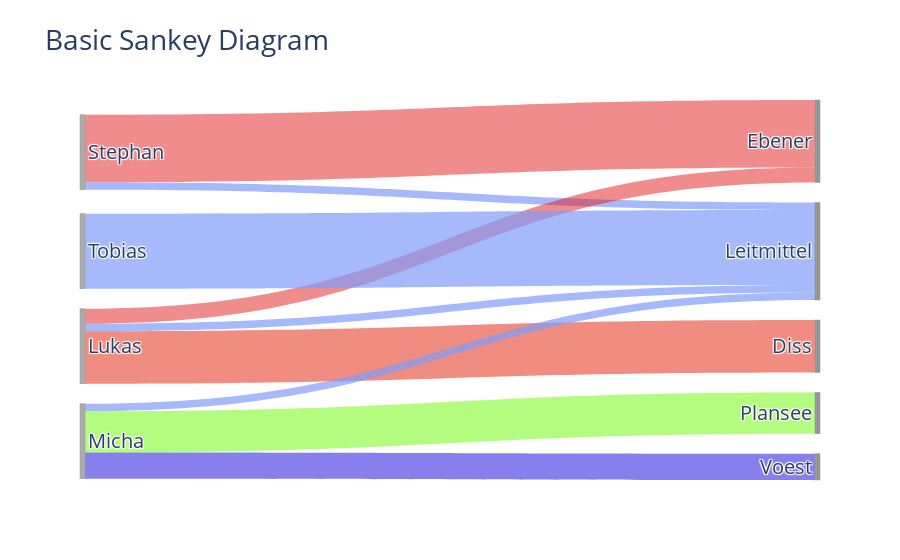

Notebook cell for this chart:
### Code cell
import plotly.graph_objects as go

fig = go.Figure(data=[go.Sankey(
    arrangement = "snap", # other alternatives: freeform, perpendicular
    node = dict(
      pad = 20,
      thickness = 5,
      line = dict(color = "#969595", width = 0.5),
      label = NAMES + PROJECTS,
      color = ["#adacac"]*len(NAMES) + ["#969595"]*len(PROJECTS),
    ),
    link = dict(
        source = sources,
        target = targets,
        value = values,
        color = colors,
  ))])

fig.update_layout(title_text="Basic Sankey Diagram", font_size=20)
fig.show()

### Figure 1 — Plotly figure (JSON) as saved in the notebook; plotly's stock layout.template omitted (floating-point values rounded to 4 significant figures)
{"data": [{"arrangement": "snap", "link": {"color": ["rgba(228, 26, 28, 0.5)", "rgba(127, 156, 250, 0.7)", "rgba(228, 26, 28, 0.5)", "rgba(127, 156, 250, 0.7)", "rgba(228, 26, 2, 0.5)", "rgba(127, 156, 250, 0.7)", "rgba(127, 156, 250, 0.7)", "rgba(106, 250, 2, 0.5)", "rgba(16, 2, 217, 0.5)"], "source": [0, 0, 1, 1, 1, 2, 3, 3, 3], "target": [4, 5, 4, 5, 6, 5, 5, 7, 8], "value": [0.9, 0.1, 0.2, 0.1, 0.7, 1, 0.1, 0.55, 0.35]}, "node": {"color": ["#adacac", "#adacac", "#adacac", "#adacac", "#969595", "#969595", "#969595", "#969595", "#969595"], "label": ["Stephan", "Lukas", "Tobias", "Micha", "Ebener", "Leitmittel", "Diss", "Plansee", "Voest"], "line": {"color": "#969595", "width": 0.5}, "pad": 20, "thickness": 5}, "type": "sankey"}], "layout": {"autosize": true, "font": {"size": 20}, "title": {"text": "Basic Sankey Diagram"}}}
